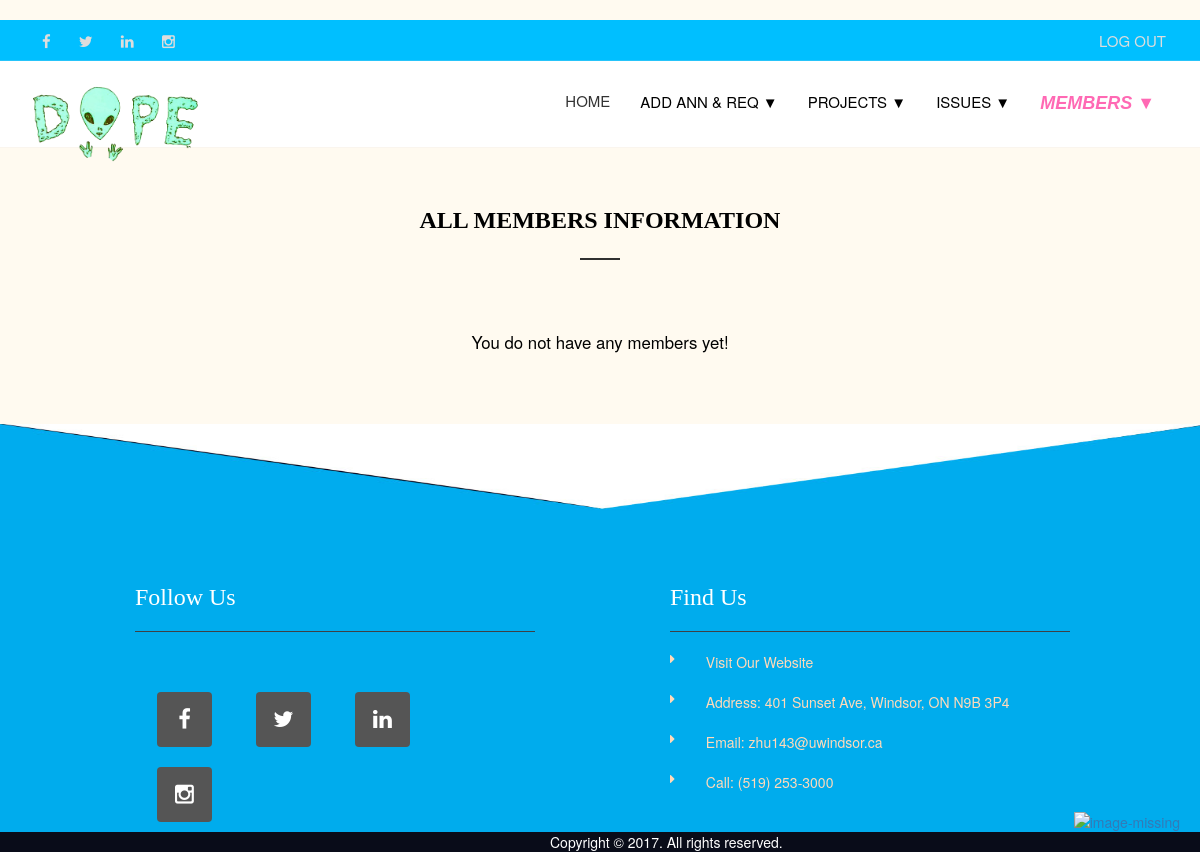
/myapp/profiles/ (signed in), run on an earlier commit of the app's database.
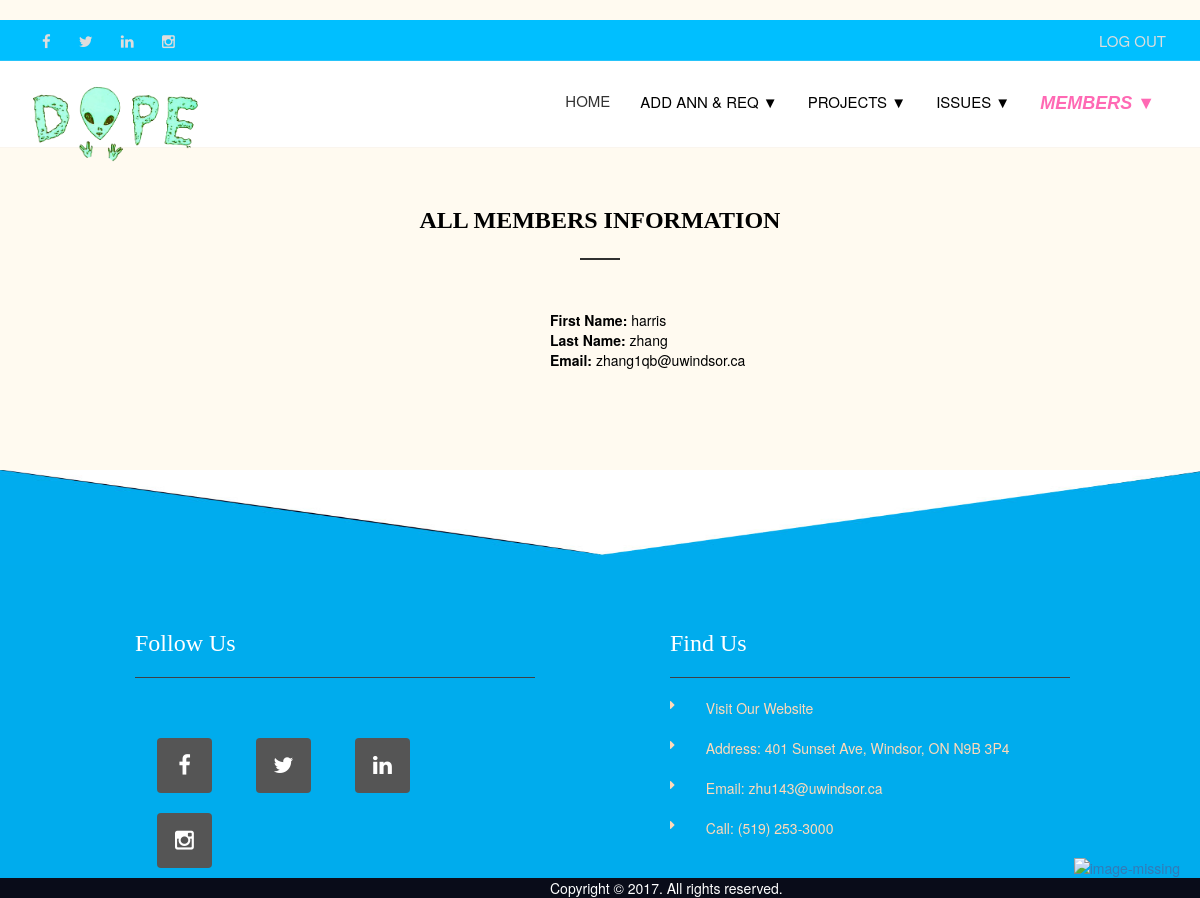
And on a later commit of the database.
### myapp/models.py (models this page shows, shortened)
class Member(models.Model):
    project_no = models.IntegerField()
    first_name = models.CharField(max_length=20)
    last_name = models.CharField(max_length=20)
    email = models.CharField(max_length=50,null=True,blank=True)

### myapp/views.py (the view)
def Profiles(request):
    try:
        if request.user.username == 'mica':
            Profiles = Member.objects.all()[:10]
        else:
            P_no = Member.objects.filter(email=request.user.email).values_list('project_no')
            Profiles = Member.objects.filter(project_no=P_no)
    except Member.DoesNotExist:
        Profiles = None
    return render(request, 'management/profiles.html',{'Profiles': Profiles})

### myapp/templates/management/profiles.html (shortened to what this page needs)
﻿{% extends 'management/base1.html' %}
{% block body_block %}
    <head>
    </head>
    <section class="contact_page">
        <div class="container">
            <div class="row">
                <div class="col-sm-6 col-sm-offset-3 m-t-50">
                    <h1 class="underline heading"><b>ALL MEMBERS INFORMATION</b></h1>
                </div>
            </div>
        </div>
    </section>
    <div class="container">
        <div class="container1">
            <ul>
            {% if Profiles %}
                {% for members in Profiles %}
                    <div class="container2">
                        <div style=" width: 400px; margin-left: 300px;">
                            <li><b>First Name: </b>{{ members.first_name }}  </li>
                            <li><b>Last Name: </b>{{ members.last_name }}</li>
                            <li><b>Email: </b>{{ members.email }}</li>
                        </div>
                    </div>
                {% endfor %}
            {% else %}
                <br><div style="font-size: larger;text-align: center; margin-bottom: 20px">You do not have any members yet!</div>
            {% endif %}
            </ul>
        </div>
    </div>
    </div>
{% endblock %}

What changed in the data, as far as the page shows it:
added Member: first_name "harris", last_name "zhang", email "zhang1qb@uwindsor.ca"
Also different on the page:
text no longer shown: "You do not have any members yet!"
